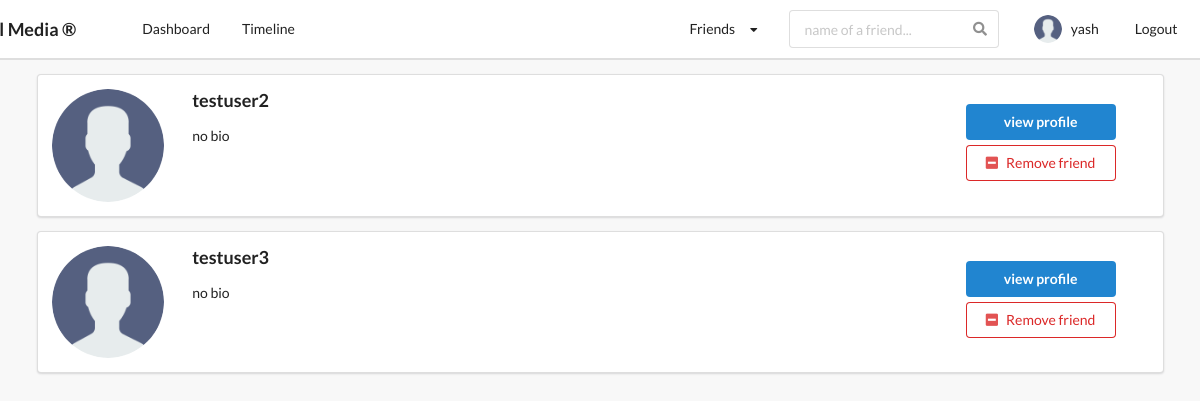
Before: /profiles/friends/ (signed in) with the older database file.
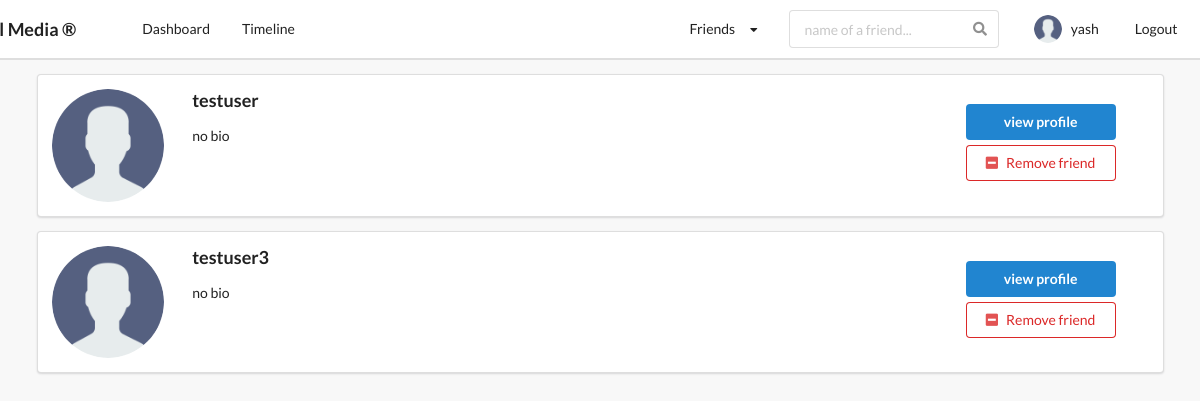
After: the same page with the newer database file.
### profiles/models.py (models this page shows, shortened)
class Profile(models.Model):
    first_name = models.CharField(max_length = 200, blank = True)
    last_name = models.CharField(max_length = 200, blank = True)
    user = models.OneToOneField(settings.AUTH_USER_MODEL,on_delete=models.CASCADE)
    bio = models.TextField(default = "no bio", max_length=300, blank = True)
    email = models.EmailField(max_length = 200,blank = True)
    country = models.CharField(choices = COUNTRY_CHOICES, max_length = 100,blank = True)
    avatar = models.ImageField(default = "avatar.png", upload_to = 'avatars/')
    friends = models.ManyToManyField(settings.AUTH_USER_MODEL, blank = True, related_name='friends')
    slug = models.SlugField(unique = True, blank = True)
    updated = models.DateTimeField(auto_now=True)
    created =  models.DateTimeField(auto_now_add=True)
    objects = ProfileManager()
    __initial_first_name = None
    __initial_last_name = None
    def __init__(self,*args, **kwargs):
        super().__init__(*args, **kwargs)
        self.__initial_first_name = self.first_name
        self.__initial_last_name = self.last_name
    def get_absolute_url(self):
        return reverse("profiles:profiles_detail_view", kwargs={"slug":self.slug})
    def get_friends(self):
        return self.friends.all()
    def get_friends_no(self):
        return self.friends.all().count()

### profiles/views.py (the view)
# urls.py: path('friends/', my_friends, name='my_friends_view'),
@login_required
def my_friends(request):
    profile = Profile.objects.get(user = request.user)
    friends = profile.get_friends()
    friends_profile = []
    for friend in friends:
        temp = Profile.objects.get(user = friend)
        friends_profile.append(temp)
    is_empty = False
    if len(friends_profile) == 0:
        is_empty =True
    context = {
        'friends':friends_profile,
        'is_empty':is_empty,
    }
    return render(request, 'profiles/friends_list.html', context)

### profiles/context_processors.py (called while the page is built)
def profile_dp(request):
    if request.user.is_authenticated:
        profile_obj = Profile.objects.get(user=request.user)
        pic = profile_obj.avatar
        return {'picture':pic}
    return {}

def invitation_received_no(request):
    if request.user.is_authenticated:
        profile_obj = Profile.objects.get(user=request.user)
        qs_count = Relationship.objects.invitations_received(profile_obj).count()
        return {'invites_no':qs_count}
    return {}

def friends_no(request):
    if request.user.is_authenticated:
        profile_obj = Profile.objects.get(user=request.user)
        count = profile_obj.get_friends_no()
        return {'friend_count':count}
    return {}

### profiles/models.py (called while the page is built)
    def invitations_received(self,receiver):
        qs = Relationship.objects.filter(receiver=receiver, status='send')
        return qs

### profiles/templates/profiles/friends_list.html (shortened to what this page needs)
{% extends 'base.html' %}
{% block content %}
    {% for friend in friends %}
        <div class="ui segment">
            <div class="ui grid">
                <div class="row">
                    <div class="two wide column">
                        <img class="ui small circular image" src="{{friend.avatar.url}}">
                    </div>
                    <div class="eleven wide column">
                        <h3>{{friend.user}}</h3>
                        <p>{{friend.bio}}</p>
                    </div>
                    <div class="three wide column" style="margin-top:15px;">
                        <a href="{{friend.get_absolute_url}}">
                            <button class="ui primary button" style="margin-bottom:5px; width: 150px">
                                view profile
                            </button>
                        </a>
                        {% if request.user in friend.friends.all %}
                            <form action="{% url 'profiles:remove_friend' %}" method="POST">
                                <button type="submit" class="ui negative basic button"><i class="minus square icon"></i>Remove friend</button>
                            </form>
                        {% endif %}
                    </div>
                </div>
            </div>
        </div>
    {% endfor %}
{% endblock content %}

Changed rows visible on the page:
no longer on this page (row edited): Profile: avatar (placeholder picture), user "testuser2", bio "no bio"
now on this page (row edited): Profile: avatar (placeholder picture), user "testuser", bio "no bio"
